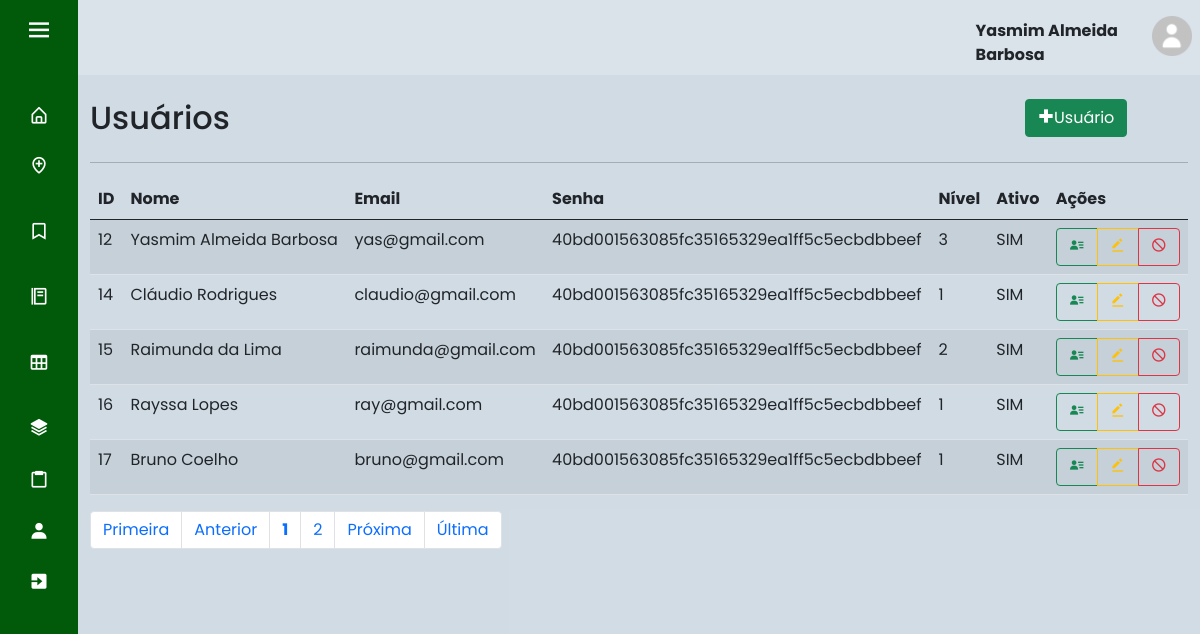
Before: /index.php?page=lista_usu (signed in) with the older database file.
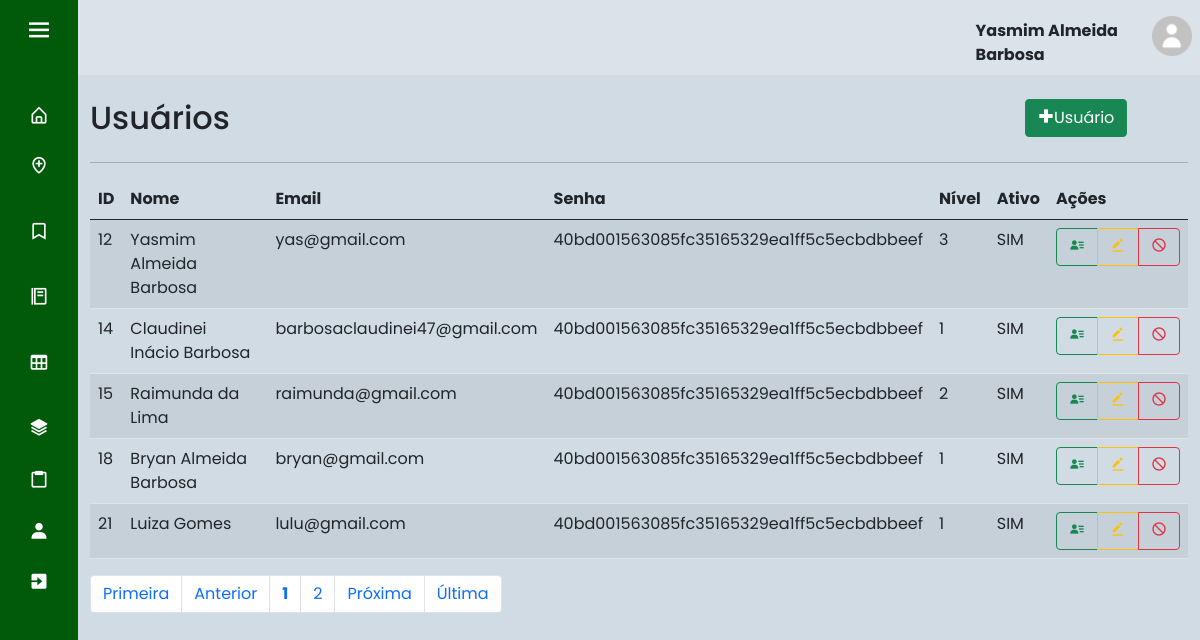
After: the same page with the newer database file.
### tables this page shows
CREATE TABLE IF NOT EXISTS `usuario` (
  `id_cli` int(11) NOT NULL AUTO_INCREMENT,
  `nome` varchar(45) NOT NULL,
  `email` varchar(45) NOT NULL,
  `senha` varchar(100) NOT NULL,
  `nivel` int(1) DEFAULT NULL,
  `ativo` tinyint(1) DEFAULT NULL,
  `foto` varchar(220) DEFAULT NULL,
  PRIMARY KEY (`id_cli`),
  KEY `nivel` (`nivel`)
);

### sis/usuario/lista_usu.php (the view, shortened to what the changed rows need)
<div id="main" class="container-fluid">
	<div id="top" class="row">
		<div class="col-md-10">
			<h2>Usuários</h2>
		</div>
	</div>
	<div id="bloco-list-pag">
		<div id="list" class="row">
			<div class="table-responsive col-xs-12">
				<?php
					$quantidade = 5;
					$pagina = (isset($_GET['pagina'])) ? (int)$_GET['pagina'] : 1;
					$inicio = ($quantidade * $pagina) - $quantidade;
					$data_all = mysqli_query($con, "select * from usuario order by id_cli asc limit $inicio, $quantidade;") or die(mysqli_error());
					echo "<table class='table table-striped' cellspacing='0' cellpading='0'>";
					echo "<thead><tr>";
					echo "<td><strong>ID</strong></td>";
					echo "<td><strong>Nome</strong></td>";
					echo "<td><strong>Email</strong></td>";
					echo "<td><strong>Senha</strong></td>";
					echo "<td><strong>Nível</strong></td>";
					echo "<td><strong>Ativo</strong></td>";
					echo "<td class='actions'><strong>Ações</strong></td>";
					echo "</tr></thead><tbody>";
					while($info = mysqli_fetch_array($data_all)){
						echo "<tr>";
						echo "<td>".$info['id_cli']."</td>";
						echo "<td>".$info['nome']."</td>";
						echo "<td>".$info['email']."</td>";
						echo "<td>".$info['senha']."</td>";
						echo "<td>".$info['nivel']."</td>";
						if($info['ativo'] == 1){
							echo "<td>SIM</td>";
						}else if($info['ativo'] == 0){
							echo "<td>NÃO</td>";
						}
						echo "<td><div class='btn-group btn-group-xs'>";
						echo "<a class='btn btn-outline-success btn-xs' href=?page=view_usu&id_cli=".$info['id_cli']."> <i class='bx bxs-user-detail'></i> </a>";
						echo "<a class='btn btn-outline-warning btn-xs' href=?page=fedit_usu&id_cli=".$info['id_cli']."> <i class='bx bxs-edit-alt'></i> </a>";
						if($info['ativo'] == 1){
							echo "<a class='btn btn-outline-danger btn-xs'  href=?page=block_usu&id_cli=".$info['id_cli']."> <i class='bx bx-block'></i> </a>";
						}else if($info['ativo'] == 0){
							echo "<a class='btn btn-outline-success btn-xs'  href=?page=ativa_usu&id_cli=".$info['id_cli']."><i class='bx bx-lock-open'></i></a></div></td>";
						}
					}
					echo "</tr></tbody></table>";
				?>
			</div>
		</div>
		<div id="bottom" class="row">
			<div class="col-md-12">
				<?php
					$sqlTotal 		= "select id_cli from usuario;";
					$qrTotal  		= mysqli_query($con, $sqlTotal) or die (mysqli_error());
					$numTotal 		= mysqli_num_rows($qrTotal);
					$totalpagina = (ceil($numTotal/$quantidade)<=0) ? 1 : ceil($numTotal/$quantidade);
					$exibir = 3;
					echo "<ul class='pagination'>";
					for($i = $pagina+1; $i < $pagina+$exibir; $i++){
						if($i <= $totalpagina)
						echo "<li class='page-item'><a class='page-link' href='?page=lista_usu&pagina=".$i."'> ".$i." </a></li> ";
					}
					echo "<li class='page-item'><a class='page-link' href=\"?page=lista_usu&pagina=$totalpagina\"> &Uacute;ltima</a></li></ul>";
				?>
			</div>
		</div>
	</div>
</div>

### index.php (shortened to what the changed rows need)
<!doctype html>
<html lang="pt-br">
  <head>
    <link rel="stylesheet" href="css/style.css">
    <link href='https://unpkg.com/boxicons@2.0.7/css/boxicons.min.css' rel='stylesheet'>
    <link href="https://cdn.jsdelivr.net/npm/bootstrap@5.0.2/dist/css/bootstrap.min.css" rel="stylesheet">
  </head>
  <body>
    <?php
      include "base/config.php";
      switch($_SESSION['UsuarioNivel']){
        case 3: include "base/sidebar3.php"; break; exit;
      }
    ?>
  <section class="home-section">
      <nav class="navbar navbar-expand-sm" style="background-color: rgba(255, 255, 255, 0.2);">
      <?php
          if(isset($_SESSION["UsuarioID"])) {
              $usuario_id = $_SESSION["UsuarioID"];
          } else{
              header("location: base/login.php");
              exit;
          }
          $sql = "select * from usuario where id_cli = '$usuario_id'";
          $result = mysqli_query($con, $sql);
          if($result){
            $row = mysqli_fetch_assoc($result);
            $nome = $row['nome'];
      ?>
        <ul class="navbar-nav" style="margin-left: 80%;">
          <li class="nav-item" style="font-weight: bold; margin-top: 5%">
            <?php echo'' .$nome. '';?>
          </li>
          <li class="nav-item">
            <a class="nav-link" href="base/dados.php"><img src="img/home-perfil.png" width="40" height="40"></a>
          </li>
        </ul>
      </nav>
      <br>
      <?php
        } else{
              echo "Erro na consulta:" .mysqli_error($con);
            }
      ?>
    <?php
      include "base/ch_pages.php";
    ?>
    </section>
  </body>
</html>

Changed rows visible on the page:
removed usuario: id_cli "16", nome "Rayssa Lopes", email "ray@gmail.com", senha "40bd001563085fc35165329ea1ff5c5ecbdbbeef", nivel "1", ativo "SIM"
removed usuario: id_cli "17", nome "Bruno Coelho", email "bruno@gmail.com", senha "40bd001563085fc35165329ea1ff5c5ecbdbbeef", nivel "1", ativo "SIM"
changed usuario id 14: nome "Cláudio Rodrigues" → "Claudinei Inácio Barbosa"; email "claudio@gmail.com" → "barbosaclaudinei47@gmail.com"
now on this page (row edited): usuario: id_cli "18", nome "Bryan Almeida Barbosa", email "bryan@gmail.com", senha "40bd001563085fc35165329ea1ff5c5ecbdbbeef", nivel "1", ativo "SIM"
added usuario: id_cli "21", nome "Luiza Gomes", email "lulu@gmail.com", senha "40bd001563085fc35165329ea1ff5c5ecbdbbeef", nivel "1", ativo "SIM"
